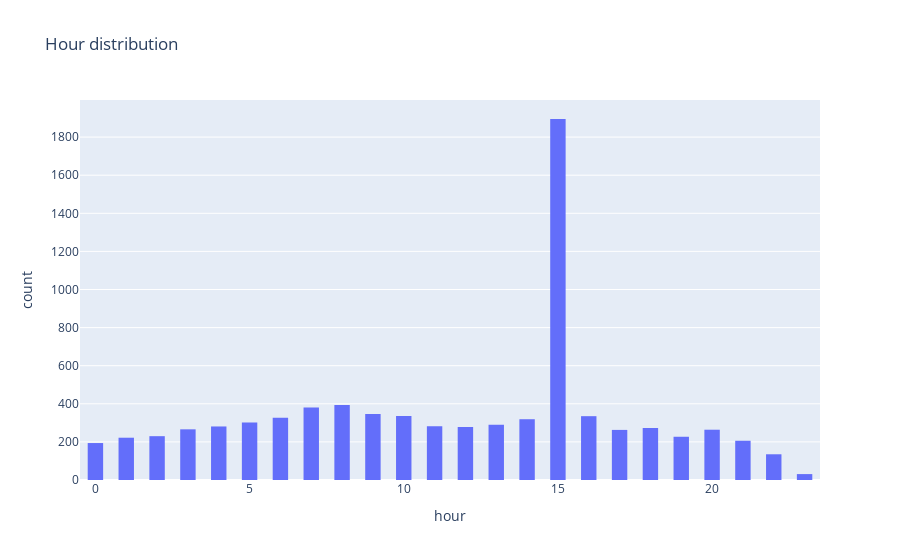

The code cell stored with this chart in its notebook:
### Markdown cell above
* Most users visited the website on 2020-07-03

### Code cell
fig = px.histogram(data, x="hour", title="Hour distribution")
fig.update_layout(bargap=0.5)
fig.show()

### Figure 1 — Plotly figure (JSON) as saved in the notebook; plotly's stock layout.template omitted (floating-point values rounded to 4 significant figures; data arrays with more than 128 entries replaced by an {"elided": "..."} marker saying what was removed)
{"data": [{"alignmentgroup": "True", "bingroup": "x", "hovertemplate": "hour=%{x}<br>count=%{y}<extra></extra>", "legendgroup": "", "marker": {"color": "#636efa", "pattern": {"shape": ""}}, "name": "", "offsetgroup": "", "orientation": "v", "showlegend": false, "type": "histogram", "x": {"elided": "8077 int values"}, "xaxis": "x", "yaxis": "y"}], "layout": {"bargap": 0.5, "barmode": "relative", "legend": {"tracegroupgap": 0}, "title": {"text": "Hour distribution"}, "xaxis": {"anchor": "y", "domain": [0, 1], "title": {"text": "hour"}}, "yaxis": {"anchor": "x", "domain": [0, 1], "title": {"text": "count"}}}}
